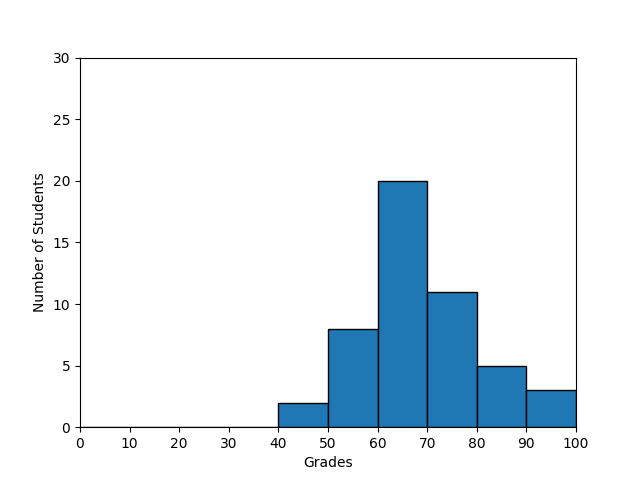

Source code (Python):
#!/usr/bin/env python3
"""
graphique a deux courbe
"""
import numpy as np
import matplotlib.pyplot as plt


def frequency():
    """
    Fonction qui retoure deux courbe
    """
    np.random.seed(5)
    student_grades = np.random.normal(68, 15, 50)
    plt.figure(figsize=(6.4, 4.8))

# Spécification du graphique (couleur, titre, échelle, limite)
    bins = np.arange(0, 101, 10)
    plt.xlabel('Grades')
    plt.ylabel('Number of Students')
    plt.xlim(0, 100)
    plt.ylim(0, 30)
    plt.hist(student_grades, bins, edgecolor='black')
    plt.xticks(np.arange(0, 110, 10))
    plt.savefig("4-frequency.png")
    plt.show()
